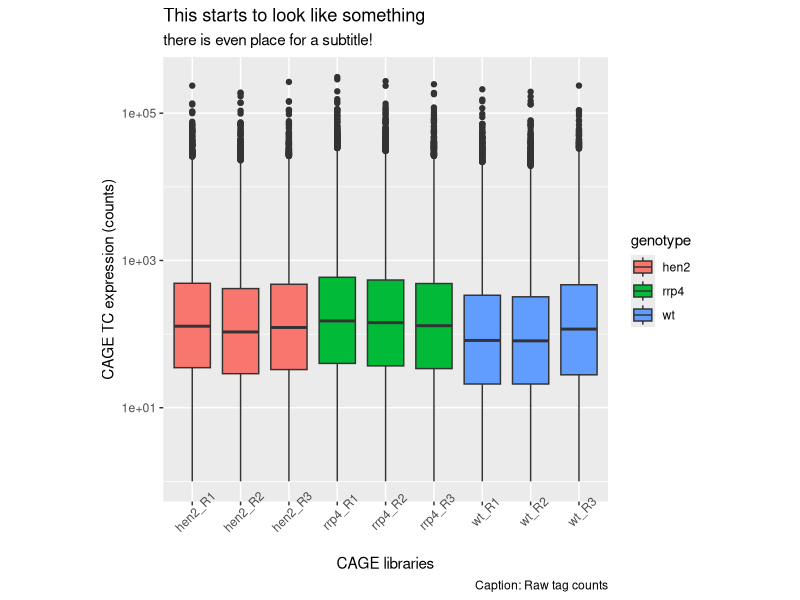
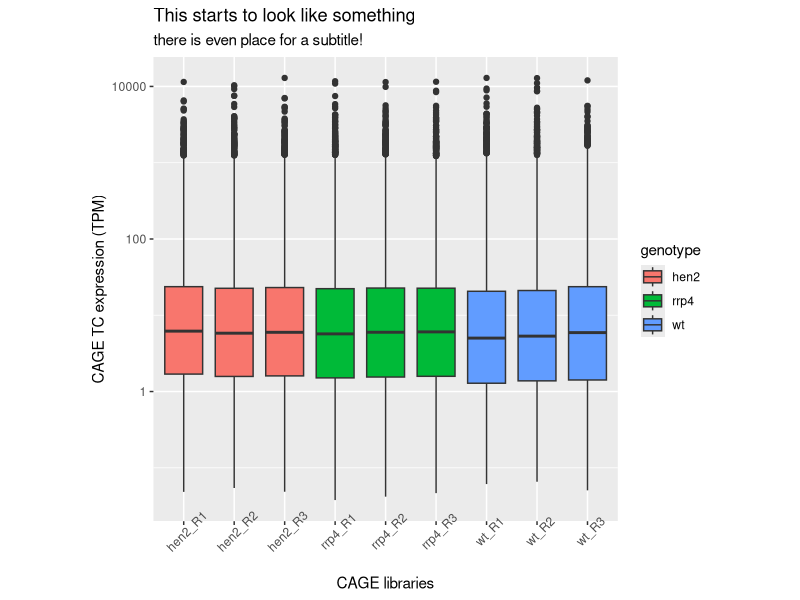
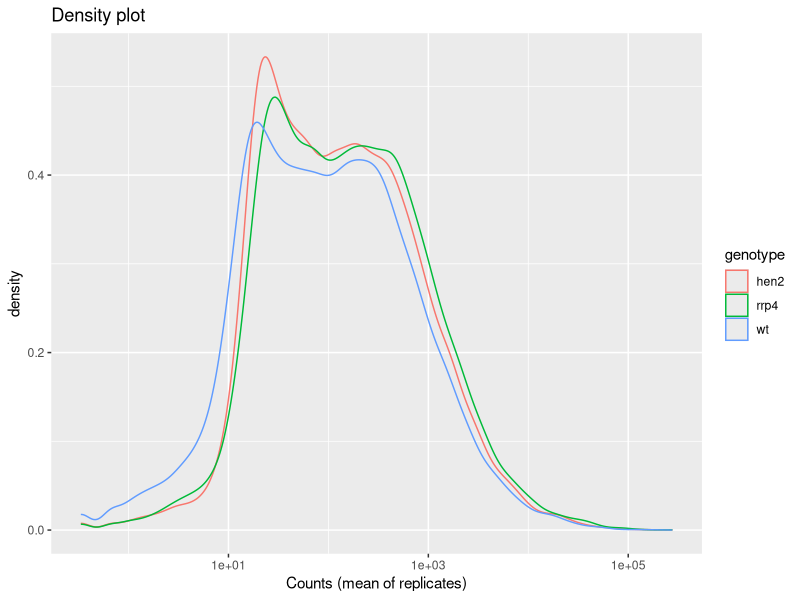
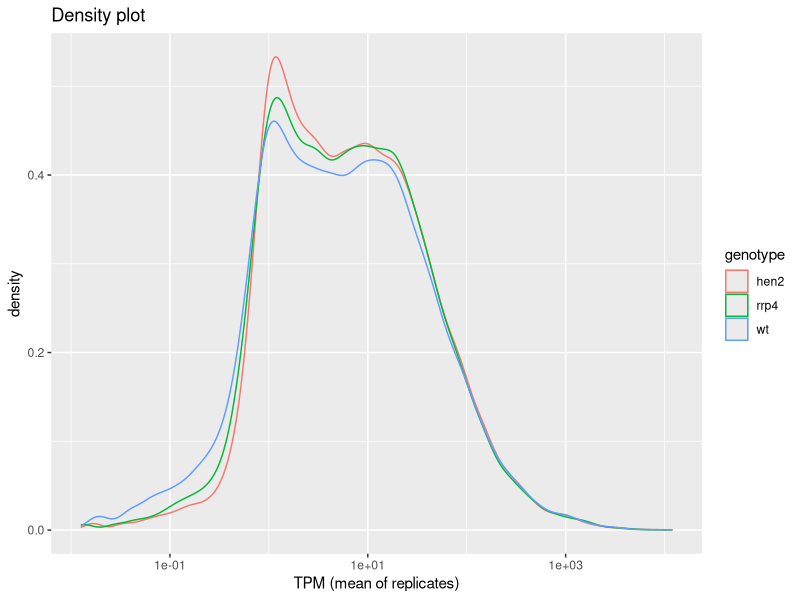
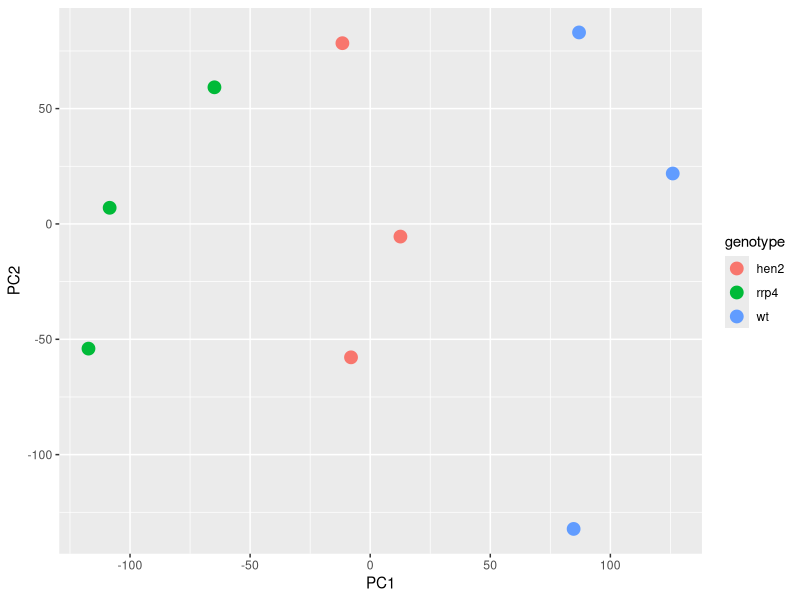

R code for these plots, in order:
library(tidyverse)
library(magrittr) # for the pipes
library(reshape2) # for reshaping dataframes

'h' <- head # shortcut for the head() command

setwd('path/to/your/working/directory')



# 1. READ DATASET ####
# --------------------
TCs <- readxl::read_xlsx('CAGE_TC_counts.xlsx')

# a. look at wide format
TCs

# b. melt df into long format, using TC_id as "key", and plot
TCs %>%
    melt(id.vars='TC_id') %>%
    separate(col='variable', into=c('genotype', 'replicate'), sep='_', remove=F) %>%
    ggplot(aes(x=variable, y=value, fill=genotype)) +
           geom_boxplot() +
           scale_y_log10() +
           theme(axis.text.x=element_text(angle=45),
                 aspect.ratio=1) +
           labs(x='CAGE libraries', y='CAGE TC expression (counts)',
                title='This starts to look like something',
                subtitle='there is even place for a subtitle!',
                caption='Caption: Raw tag counts')



# 2. NORMALIZE EXPRESSION INTO TPM (Tags Per Million mapped tags) ####
# --------------------------------------------------------------------
# a. compute TPM factor for each library
TPM_factor <- TCs %>%
              select(-TC_id) %>%
              colSums() %>%
              divide_by(1000000)

# b. normalize expression to TPM using each library's TPM factor
TCs_TPM <- TCs %>%
           column_to_rownames('TC_id') %>%
           apply(1, function(x) divide_by(x, TPM_factor)) %>%
           t() %>%
           as.data.frame()

# c. Sanity check: all normalized libraries sum up to 1 million
TCs_TPM %>% colSums()

# d. Box plot of normalized CAGE expression
TCs_TPM %>%
    as.data.frame() %>%
    rownames_to_column('TC_id') %>%
    melt(id.vars='TC_id') %>%
    separate(col='variable', into=c('genotype', 'replicate'), sep='_', remove=F) %>%
    ggplot(aes(x=variable, y=value, fill=genotype)) +
           geom_boxplot() +
           scale_y_log10() +
           theme(axis.text.x=element_text(angle=45),
                 aspect.ratio=1) +
           labs(x='CAGE libraries', y='CAGE TC expression (TPM)',
                title='This starts to look like something',
                subtitle='there is even place for a subtitle!')



# 3. AVERAGE REPLICATES ####
# --------------------------
# a. how to group
TCs %>%
    melt(id_vars='TC_id') %>%
    separate('variable', c('genotype', 'rep'), sep='_') %>%
    group_by(TC_id, genotype)

# b. how to summarize across groups
TCs %>%
    melt(id_vars='TC_id') %>%
    separate('variable', c('genotype', 'rep'), sep='_') %>%
    group_by(TC_id, genotype) %>%
    summarize('mean_count'=mean(value))

# c. plotting mean expression across replicates using a density plot
    # for raw counts
    TCs %>%
        melt(id_vars='TC_id') %>%
        separate('variable', c('genotype', 'rep'), sep='_') %>%
        group_by(TC_id, genotype) %>%
        summarize('mean_count'=mean(value)) %>%
        ungroup() %>%
        ggplot(aes(x=mean_count, col=genotype)) +
               geom_density() +
               scale_x_log10() +
               labs(x='Counts (mean of replicates)',
                    title='Density plot')

    # for TPM-normalized counts
    TCs_TPM %>%
        rownames_to_column('TC_id') %>%
        melt(id_vars='TC_id') %>%
        separate('variable', c('genotype', 'rep'), sep='_') %>%
        group_by(TC_id, genotype) %>%
        summarize('mean_count'=mean(value)) %>%
        ungroup() %>%
        ggplot(aes(x=mean_count, col=genotype)) +
               geom_density() +
               scale_x_log10() +
               labs(x='TPM (mean of replicates)',
                    title='Density plot')

# d. how to ungroup and reset into wide format, in case it is is needed
TCs %>%
    melt(id_vars='TC_id') %>%
    separate('variable', c('genotype', 'rep'), sep='_') %>%
    group_by(TC_id, genotype) %>%
    summarize('mean_count'=mean(value)) %>%
    ungroup() %>%
    pivot_wider(names_from='genotype', values_from='mean_count')



# 4. MORE APPLY EXERCICES: PRINCIPAL COMPONENT ANALYSIS ####
# ----------------------------------------------------------
# a.
TCs_TPM %>% h

# b. remove observations (CAGE TCs) that have no expression variance across libraries
    # how many are we gonna discard?
    TCs_TPM %>% apply(1, function(x) var(x)!=0) %>% table()
    # get index of those to discard
    tokeep <- TCs_TPM %>% apply(1, function(x) var(x)!=0)
    # do the actual removal
    TCs_TPM_no0var <- TCs_TPM[tokeep, ]

# c. quick and dirty PCA in R
pca <- TCs_TPM_no0var %>%
       t() %>% # the expression matrix needs to be transposed before feeding to PCA function, see ?prcomp
       prcomp(scale.=T, center=T)

# d. look up the structure of the pca object
str(pca)

# e. PCA scatter plot
pca$x %>%
    as.data.frame() %>%
    rownames_to_column('sample') %>%
    separate('sample', c('genotype', 'rep'), sep='_') %>%
    ggplot(aes(x=PC1, y=PC2, col=genotype)) +
           geom_point(size=4)
